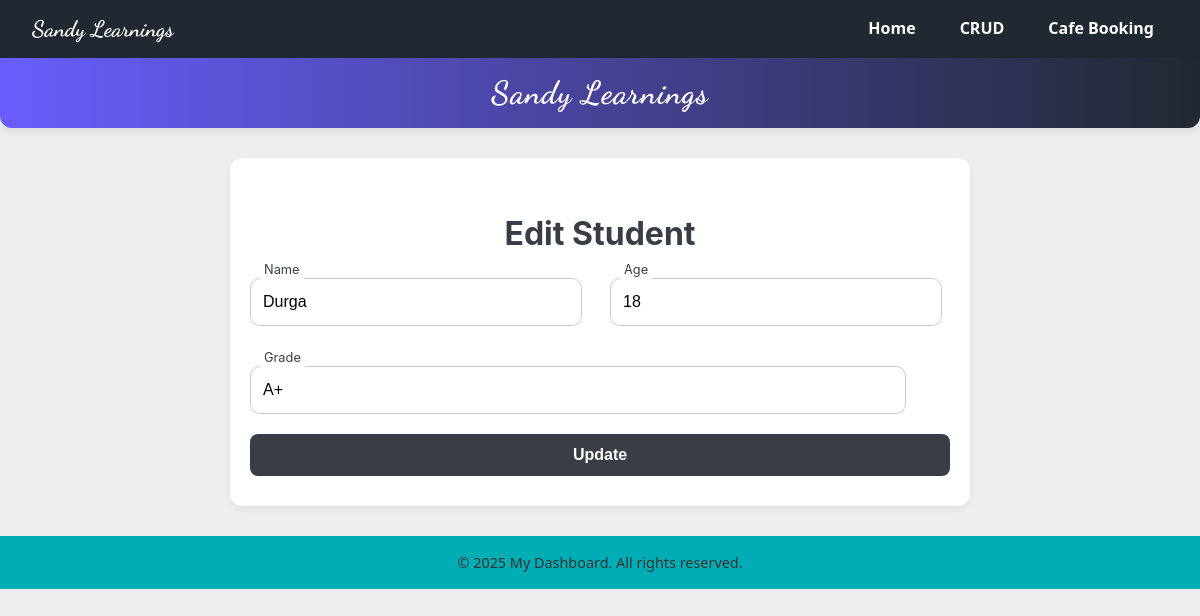
Screenshot of /students/edit/2 with the database file from the repository.
### models.py (models this page shows)
class Student(Base):
    __tablename__ = "students"
    id = Column(Integer, primary_key=True, index=True)
    name = Column(String)
    age = Column(Integer)
    grade = Column(String)

### main.py (the view)
@app.get("/students/edit/{student_id}", response_class=HTMLResponse)
def edit_student_form(request: Request, student_id: int):
    db = SessionLocal()
    student = db.query(Student).get(student_id)
    db.close()
    return templates.TemplateResponse("student_form.html", {"request": request, "student": student, "title": "Edit Student"})

### templates/student_form.html
{% extends "base.html" %}
{% block content %}
<section class="form-section">
  <h1>{{ student and 'Edit' or 'Add' }} Student</h1>
  <form method="post">
    <div class="input-row">
      <div class="input-group">
        <input type="text" name="name" placeholder=" " value="{{ student.name if student else '' }}" required>
        <label>Name</label>
      </div>
      <div class="input-group">
        <input type="number" name="age" placeholder=" " value="{{ student.age if student else '' }}" required>
        <label>Age</label>
      </div>
    </div>
    <div class="input-group">
      <input type="text" name="grade" placeholder=" " value="{{ student.grade if student else '' }}" required>
      <label>Grade</label>
    </div>
    <button class="btn-primary" type="submit">{{ student and 'Update' or 'Create' }}</button>
  </form>
</section>
{% endblock %}

### static/css/style.css (style rules this page uses)
body { font-family: "Segoe UI", Tahoma, Geneva, Verdana, sans-serif; margin: 0; padding: 0; background-color: #EEEEEE; color: #333; line-height: 1.6; }
h1, h2 { color: #222; margin-bottom: 1rem; font-weight: 700; line-height: 1.2; }
.form-section { max-width: 700px; margin: 0 auto; padding: 30px 20px; background: #fff; border-radius: 12px; box-shadow: 0 4px 10px rgba(0,0,0,0.05); font-family: 'Inter', sans-serif; }
.form-section h1 { text-align: center; margin-bottom: 25px; color: #393E46; font-size: 2rem; }
.input-row { display: grid; grid-template-columns: repeat(2, 1fr); gap: 20px; margin-bottom: 20px; }
.input-group { position: relative; display: flex; flex-direction: column; margin-bottom: 20px; }
.input-group input { width: 90%; padding: 14px 12px; border: 1px solid #ccc; border-radius: 10px; background: transparent; font-size: 1rem; transition: all 0.3s ease; }
.input-group label { position: absolute; top: 50%; left: 12px; transform: translateY(-50%); background: #fff; padding: 0 4px; color: #888; font-size: 1rem; transition: 0.2s ease all; pointer-events: none; }
.input-group input:focus + label, .input-group input:not(:placeholder-shown) + label { top: -8px; left: 10px; font-size: 0.8rem; color: #393E46; }
.form-section .btn-primary { width: 100%; padding: 12px; background: #393E46; color: #fff; border: none; border-radius: 8px; font-weight: 600; font-size: 1rem; cursor: pointer; transition: background 0.3s ease; }

### rows the page displays
Student: name "Durga", age "18", grade "A+"

### other values shown
{{ student and 'Edit' or 'Add' }} "Edit"
{{ student and 'Update' or 'Create' }} "Update"
{{ current_year or "2025" }} "2025"
